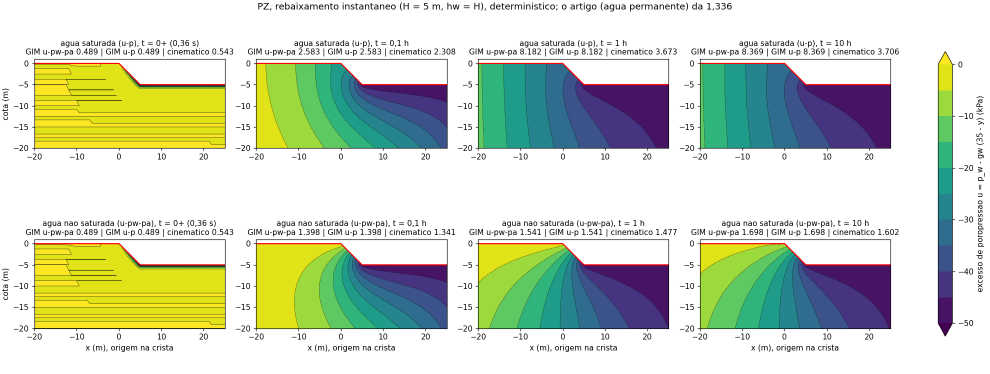
#> input picture Projects/CeronCinematico/figs/instantaneo_pz.png, 1980 x 748 px (shown at 1/2 size); its folder holds only this picture in this run
$ python fig4c_ceron.py figs/instantaneo_pz.png
#> lines starting #> are read from the running program, lines starting #| are printed output that depends on the picture
### Projects/CeronCinematico/estudo_contorno.py
#!/usr/bin/env python3
"""estudo_contorno.py: o Gamma deterministico do Ceron (2025) com percolacao PERMANENTE saturada (Eqs. 19-21),
variando o dominio e as condicoes de contorno da agua, para achar o que leva ao 1,336 do artigo (Fig. 24).

Malha propria (estruturada mapeada, P1), c = 10, phi = 30, gamma = 20, H = 5, beta = 45, hw = H, k isotropico.
O Gamma e o do metodo cinematico (cinematico.minimizar), que no passo 1 coincidiu com o GIM extrapolado (+0,3%).

    python3 -I estudo_contorno.py            -> tabela no terminal e dados/estudo_contorno.csv
"""
import csv
import math
import os
import sys
import time

import numpy as np
import scipy.sparse as sp
import scipy.sparse.linalg as spl

sys.path.insert(0, os.path.dirname(os.path.abspath(__file__)))
import cinematico as k  # noqa: E402

GW = k.GAMMA_W
H, BETA = 5.0, math.radians(45.0)


def graduada(a, b, h_fino, h_grosso, foco):
    """Pontos de a a b, espacamento h_fino perto de foco (lista de pontos) e crescendo ate h_grosso."""
    xs = [a]
    while xs[-1] < b - 1e-9:
        d = min(abs(xs[-1] - f) for f in foco)
        h = min(h_grosso, h_fino + 0.25 * d)
        xs.append(min(b, xs[-1] + h))
    return np.array(xs)


def malha(Le, Ld, D, h=0.125):
    """Dominio: crista de -Le a 0, face de 0 a xT, terreno do pe de xT a xT + Ld, base em y = H + D (y para baixo)."""
    tal = k.Talude(H=H, beta=BETA, x_esq=-Le, x_dir=H / math.tan(BETA) + Ld, y_base=H + D)
    xT = tal.xT
    xs = np.unique(np.r_[graduada(-Le, xT + Ld, h, 2.0, [0.0, xT]), 0.0, xT])
    eta = graduada(0.0, 1.0, h / (H + D), 2.0 / (H + D), [0.0])   # fino perto da superficie
    nx, ny = len(xs), len(eta)
    ys = tal.y_sup(xs)
    X = np.repeat(xs[:, None], ny, 1)
    Y = ys[:, None] + (tal.y_base - ys[:, None]) * eta[None, :]
    xy = np.c_[X.ravel(), Y.ravel()]
    idx = np.arange(nx * ny).reshape(nx, ny)
    a, b, c, d = idx[:-1, :-1].ravel(), idx[1:, :-1].ravel(), idx[1:, 1:].ravel(), idx[:-1, 1:].ravel()
    tri = np.r_[np.c_[a, b, c], np.c_[a, c, d]]
    return tal, xy, tri


def permanente(xy, tri, tal, esq, dir_, base, hw=H):
    """div(grad u) = 0; Dirichlet na crista (0), na face (-gw y ate hw, -gw hw abaixo) e no terreno do pe (-gw hw).
    esq / dir_ / base: None (sem fluxo) ou o valor de u ('0' ou 'hw' = -gw hw)."""
    n = len(xy)
    P = xy[tri]
    B = np.stack([P[:, 1] - P[:, 0], P[:, 2] - P[:, 0]], axis=2)
    A = 0.5 * np.abs(np.linalg.det(B))
    G = np.einsum("kji,jl->kil", np.linalg.inv(B), np.array([[-1.0, 1, 0], [-1.0, 0, 1]]))
    Ke = np.einsum("k,kia,kib->kab", A, G, G)
    K = sp.csr_matrix((Ke.ravel(), (np.repeat(tri, 3, 1).ravel(), np.tile(tri, (1, 3)).ravel())), shape=(n, n))
    x, y = xy[:, 0], xy[:, 1]
    t = 1e-7
    ud = np.full(n, np.nan)
    val = {"0": 0.0, "hw": -GW * hw}
    if base is not None:
        ud[np.abs(y - tal.y_base) < t] = val[base]
    if esq is not None:
        ud[np.abs(x - tal.x_esq) < t] = val[esq]
    if dir_ is not None:
        ud[np.abs(x - tal.x_dir) < t] = val[dir_]
    sup = np.abs(y - tal.y_sup(x)) < t
    ud[sup & (x <= t)] = 0.0
    face = sup & (x > t) & (x < tal.xT - t)
    ud[face] = np.where(y[face] <= hw, -GW * y[face], -GW * hw)
    ud[sup & (x >= tal.xT - t)] = -GW * hw
    D = ~np.isnan(ud)
    u = np.where(D, ud, 0.0)
    F = ~D
    u[F] = spl.spsolve(K[F][:, F].tocsc(), -K[F][:, D] @ u[D])
    return u


DOMINIOS = {  # (Le, Ld, D) em m
    "notebook (3,5H; 3H; 3H)": (17.5, 15.0, 15.0),
    "nosso transiente (7H; 6H; 6H)": (35.0, 30.0, 30.0),
    "artigo Fig.4 aprox. (13H; 2H; 8H)": (65.0, 10.0, 40.0),
}
CONTORNOS = {  # (esq, dir, base)
    "A: so crista/face/pe (resto sem fluxo; notebook cel. 1)": (None, None, None),
    "B: + esq u=0, dir u=-gw hw (notebook cel. 9)": ("0", "hw", None),
    "C: tudo Dirichlet (dOmega_v vazio): esq 0, base 0, dir -gw hw": ("0", "hw", "0"),
    "D: esq 0, base 0, dir sem fluxo": ("0", None, "0"),
}


# [21 lines left out: function main, not called in this run]


# [2 lines that do not run on import are left out]

### Projects/CeronCinematico/cinematico.py
"""Abordagem cinematica (limite superior) de Vargas Ceron et al. (2025),
IJNAMG 49(11):2459-2491, doi 10.1002/nag.3993.

Convencoes (as do artigo, Figs. 1, 2 e 7):
  * origem O na aresta da crista; x horizontal para fora do talude;
    y VERTICAL PARA BAIXO (profundidade abaixo da crista);
  * crista: y = 0, x <= 0; face: de O ate o pe T = (H/tan(beta), H);
    terreno a frente do pe: y = H, x >= H/tan(beta);
  * o bloco gira em torno de C = (Cx, -Cy) (Cy > 0 = altura de C acima da
    crista); theta e medido a partir da direcao -x, girando para baixo:
        P(theta) = (Cx - r cos(theta), -Cy + r sin(theta)),
        U = omega r e_theta,  e_theta = (sin(theta), cos(theta));
  * u = p - gamma_w y e o excesso de poropressao (p total, compressao > 0);
    as forcas de corpo sao gamma' e_y - grad u (gamma' = peso efetivo).

Fator de estabilidade (Eq. 54): Gamma = P_mr / (P_gamma + P_u), com
    P_mr    = dissipacao na descontinuidade,
    P_gamma = int_bloco gamma' e_y . U dA,
    P_u     = int_bloco (-grad u) . U dA.
Gamma multiplica TODAS as forcas de corpo (peso e percolacao).

Duas implementacoes:
  1. classica (homogenea): mecanismos (I) e (II) em forma fechada
     (Eqs. 42-53; o (II) com o triangulo C-T-B, que o artigo omite);
  2. geral (heterogenea): espiral por trechos com foco C unico, arcos de
     comprimento ~H/100, phi_i = max de phi(x) ao longo do proprio arco
     (o minimo que a normalidade pede), c e phi locais na dissipacao, e
     integracao numerica sobre o bloco (tambem com C atras da reta da face).
"""
from __future__ import annotations

import math
import time
from dataclasses import dataclass, field

import numpy as np
from scipy import optimize
from scipy.spatial import cKDTree
from matplotlib.tri import Triangulation

GAMMA_W = 9.81
INF = float("inf")


# ----------------------------------------------------------------------------
# Geometria
# ----------------------------------------------------------------------------
@dataclass
class Talude:
    """Talude simples. Coordenadas do artigo (y para baixo, O na crista).

    x_esq, x_dir: limites laterais do dominio; y_base: profundidade da base
    (rigida ou fundo do dominio), medida a partir da crista."""
    H: float
    beta: float                 # inclinacao da face (rad)
    x_esq: float = -INF
    x_dir: float = INF
    y_base: float = INF

    @property
    def xT(self) -> float:
        return self.H / math.tan(self.beta)

    def y_sup(self, x):
        """Profundidade da superficie do terreno em x (vetorizado)."""
        x = np.asarray(x, float)
        return np.where(x <= 0.0, 0.0,
                        np.where(x < self.xT, x * math.tan(self.beta), self.H))

    # [6 lines left out: function y_sup_escalar, not called in this run]


# ----------------------------------------------------------------------------
# Campos (c, phi, excesso de poropressao u)
# ----------------------------------------------------------------------------
class CampoUniforme:
    """c e phi constantes; u = 0 (talude seco ou sem percolacao).

    gamma_ef: peso especifico usado em P_gamma (gamma' com agua, gamma total
    no talude seco)."""
    uniforme = True
    tem_potencial = True

    # [4 lines left out: function __init__, not called in this run]

    def c(self, x, y):
        return np.full(np.shape(x), self.c0)

    def phi(self, x, y):
        return np.full(np.shape(x), self.phi0)

    def u(self, x, y):
        return np.zeros(np.shape(x))

    def grad_u(self, x, y):
        z = np.zeros(np.shape(x))
        return z, z

    def phi_max_arco(self, xs, ys, flecha=0.0) -> float:
        return self.phi0


class CampoMalha:
    """Campos nodais P1 numa malha de triangulos (a malha do transiente
    exportada pelo NeoPZ). Coordenadas ja no sistema do artigo.

    * c, phi, u: interpolacao linear por triangulo (os nos sao os vertices);
    * grad u: gradiente constante por triangulo (P1);
    * phi_max_arco: limite superior do maximo de phi(x) P1 ao longo de um
      arco amostrado (localizacao exata pelo trifinder).
    Pontos fora da malha (ar, por arredondamento) usam extrapolacao linear
    do triangulo mais proximo (pelo centroide)."""
    uniforme = False
    tem_potencial = True

    # [46 lines left out: functions __init__, _triangulo, _avalia, not called in this run]

    def c(self, x, y):
        return self._avalia("c", x, y)

    def phi(self, x, y):
        return self._avalia("phi", x, y)

    def u(self, x, y):
        return self._avalia("u", x, y)

    # [94 lines left out: functions grad_u, phi_max_arco, ler_exportacao, _dissip_fechada, _f1, _tri_mom, not called in this run]


@dataclass
class MecanismoClassico:
    classe: str                     # 'I' (sai na face) ou 'II' (abaixo do pe)
    t1: float
    t2: float
    p3: float                       # eta (I) ou D (II)
    r0: float = 0.0
    rh: float = 0.0
    Cx: float = 0.0
    Cy: float = 0.0
    xA: float = 0.0
    xB: float = 0.0
    yB: float = 0.0
    Pmr: float = 0.0                # por omega
    Pg: float = 0.0                 # por omega
    Gamma: float = INF
    valido: bool = False
    f: tuple = ()


    # [117 lines left out: functions espiral, mecanismo_classico, minimizar_classico, fs_classico, ponto_superficie, not called in this run]


def coordenada_superficie(xB, yB, talude: Talude):
    return yB - talude.H if xB <= talude.xT else xB - talude.xT


def classico_para_geral(m: MecanismoClassico):
    """Parametros (sB, theta2, rB) do mecanismo geral equivalente."""
    return m.sB, m.t2, m.rh


# ----------------------------------------------------------------------------
# 2. Mecanismo geral: espiral por trechos (Secao 5.2, Fig. 11)
# ----------------------------------------------------------------------------
@dataclass
class Mecanismo:
    sB: float                   # parametros: B na superficie, theta2, rB = |CB|
    t2: float
    rB: float
    xA: float = 0.0
    xB: float = 0.0
    yB: float = 0.0
    Cx: float = 0.0
    Cy: float = 0.0
    th: np.ndarray = field(default_factory=lambda: np.zeros(0))   # n+1 juncoes (A..B)
    r: np.ndarray = field(default_factory=lambda: np.zeros(0))    # n+1 raios
    tp: np.ndarray = field(default_factory=lambda: np.zeros(0))   # n tan(phi_i)
    classe: str = ""            # 'I' (B na face ou no pe), 'II' (abaixo do pe)
    motivo: str = ""            # por que e invalido
    Pmr: float = 0.0            # potencias por omega
    Pg: float = 0.0
    Pu: float = 0.0
    Pu_contorno: float = float("nan")
    viol_normalidade: float = 0.0   # maior phi(x) - phi_i nos pontos de Gauss (graus)
    Gamma: float = INF

    @property
    def valido(self):
        return self.classe != "" and np.isfinite(self.Gamma)

    @property
    def t1(self):
        return float(self.th[0])

    @property
    def r0(self):
        return float(self.r[0])

    # [157 lines left out: functions pontos, _dtheta_arco_tras, construir_espiral, not called in this run]


_GL = {n: np.polynomial.legendre.leggauss(n) for n in range(1, 13)}


# [73 lines left out: functions _gauss_intervalos, _cruzamentos, not called in this run]


TOL_NORMALIDADE = 1e-6      # graus


# [112 lines left out: functions potencias, avaliar, not called in this run]


# ----------------------------------------------------------------------------
# Minimizacao (Eq. 55) para o mecanismo geral
# ----------------------------------------------------------------------------
def _dmax(talude):
    H = talude.H
    return min(3.0 * H, talude.x_dir - talude.xT) if np.isfinite(talude.x_dir) else 3.0 * H


# [19 lines left out: function _candidatos, not called in this run]


@dataclass
class Resultado:
    Gamma: float
    mecanismo: Mecanismo
    por_classe: dict            # 'I' (face ou pe, eta <= 1) e 'II' (abaixo do pe)
    n_aval: int
    tempo_s: float
    n_normalidade: int = 0      # avaliacoes descartadas por phi(x) > phi_i (deve ser 0)
    n_phi_nao_conv: int = 0     # avaliacoes descartadas: phi_i sem convergencia


# [91 lines left out: functions _z_para_param, _param_para_z, minimizar, avaliar_realizacao, not called in this run]

### Projects/CeronCinematico/fig4c_ceron.py
#!/usr/bin/env python3
"""fig4c_ceron.py: as forcas de percolacao -grad u (Fig. 4c do Ceron 2025) com o contorno que reproduz a Fig. 4b
(lateral esquerda e base u = 0, lateral direita sem fluxo; dominio 14H x 2,8H x 8,4H, o que da Gamma = 1,337), por
cima da figura do artigo (pagina 8 a 300 dpi) e sozinhas.
    python3 -I fig4c_ceron.py <pagina8.png>   -> figs/fig4c_reproducao.png/.pdf"""
import os, sys
import numpy as np
import matplotlib
matplotlib.use("Agg")
import matplotlib.pyplot as plt
from matplotlib.tri import Triangulation
from PIL import Image
sys.path.insert(0, os.path.dirname(os.path.abspath(__file__)))
import estudo_contorno as e

pag = Image.open(sys.argv[1]).convert("L")
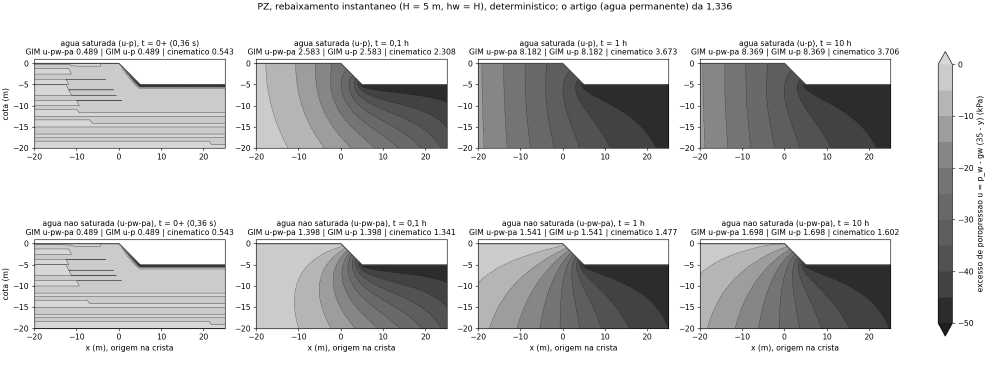
#> pag: PIL image 1980x748 L (shown at 1/2 size); min 0, max 255, mean 208.9
W, Hp = pag.size
img = np.array(pag)[int(Hp * 0.37):int(Hp * 0.53), int(W * 0.51):W - int(W * 0.07)]
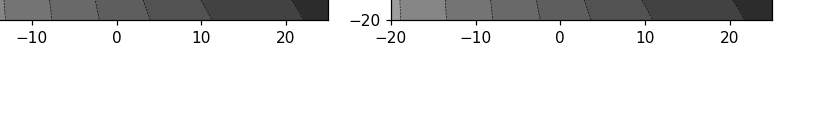
#> img: shape (120, 833); min 0, max 255, mean 227.2
PX_CRISTA, PY_CRISTA, S = 445.0, 129.0, 262.5        # crista e H em pixels no recorte (face a 45 graus)

e.H = 1.0
tal, xy, tri = e.malha(14.0, 2.8, 8.4, 0.02)
u = e.permanente(xy, tri, tal, "0", None, "0", hw=1.0)       # excesso de poropressao (gw hw = 9,81)
T = Triangulation(xy[:, 0], -xy[:, 1], tri)                   # y para cima
P = xy[tri]
M = np.concatenate([np.ones((len(tri), 3, 1)), P[:, :, :1], -P[:, :, 1:]], axis=2)
coef = np.linalg.solve(M, u[tri][..., None])[..., 0]                           # u = a + bx x + by y (y para cima)
fx, fy = -coef[:, 1], -coef[:, 2]                             # -grad u (kN/m3)
finder = T.get_trifinder()
gx, gy = np.meshgrid(np.arange(-1.6, 2.1, 0.07), np.arange(-1.5, 0.0, 0.07))
it = finder(gx, gy)
ok = it >= 0
X, Y = gx[ok], gy[ok]
U, V = fx[it[ok]], fy[it[ok]]

fig, ax = plt.subplots(1, 2, figsize=(16, 4.6), layout="constrained")
ext = (-PX_CRISTA / S, (img.shape[1] - PX_CRISTA) / S, -(img.shape[0] - PY_CRISTA) / S, PY_CRISTA / S)
ax[0].imshow(img, cmap="gray", extent=ext)
esp = (np.round(X / 0.07) % 2 == 0) & (np.round(Y / 0.07) % 2 == 0)     # metade das setas no painel sobreposto
ax[0].quiver(X[esp], Y[esp], U[esp], V[esp], color="r", alpha=0.6, angles="xy", scale_units="xy", scale=110,
             width=0.0018, headwidth=4)
ax[1].quiver(X, Y, U, V, color="k", angles="xy", scale_units="xy", scale=110, width=0.0016, headwidth=4)
for a in ax:
    a.plot([-1.7, 0, 1, 2.2], [0, 0, -1, -1], "k", lw=1)
    a.set_xlim(-1.65, 2.2); a.set_ylim(-1.5, 0.15); a.set_aspect("equal")
    a.set_xlabel("x / H (origem na crista)"); a.set_ylabel("cota / H")
ax[0].set_title("Fig. 4c do Ceron (cinza) x a nossa -grad u (vermelho)")
ax[1].set_title("a nossa -grad u: esq. e base u = 0, dir. sem fluxo, dominio 14H x 2,8H x 8,4H")
for ext_ in ("png", "pdf"):
    fig.savefig(os.path.join("figs", "fig4c_reproducao." + ext_), dpi=120)
#> this loop made 2 passes
#> pass 1, `fig.savefig(os.path.join("figs", "fig4c_reproducao." + ext_), dpi=120)`:
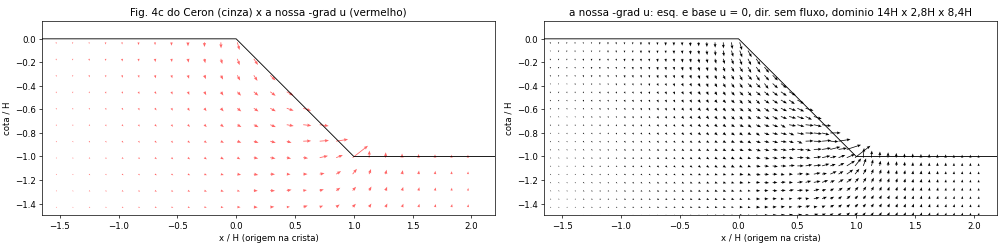
#> figure drawn by matplotlib, 2 panels

$ run again, on Projects/CeronCinematico/figs/pz_contorno_ceron.png
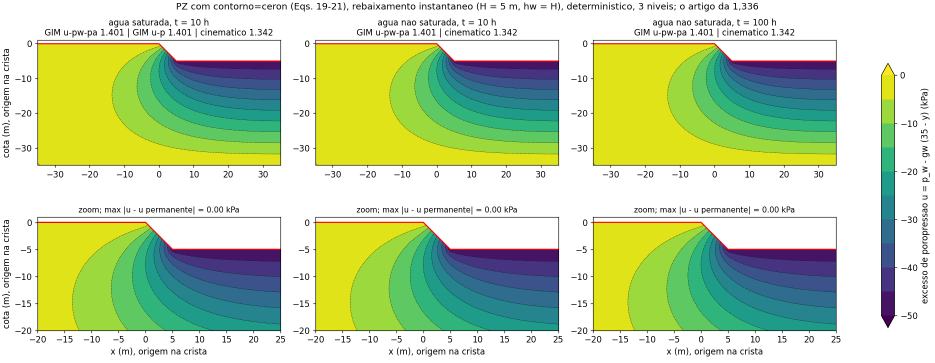
#> input picture Projects/CeronCinematico/figs/pz_contorno_ceron.png, 1870 x 726 px (shown at 1/2 size)
#> `pag = Image.open(sys.argv[1]).convert("L")`:
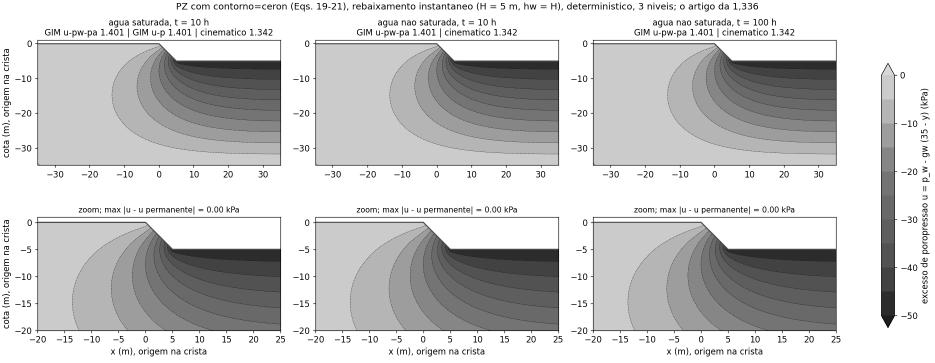
#> pag: PIL image 1870x726 L (shown at 1/2 size); min 0, max 255, mean 200.9
#> `img = np.array(pag)[int(Hp * 0.37):int(Hp * 0.53), int(W * 0.51):W - i..`:
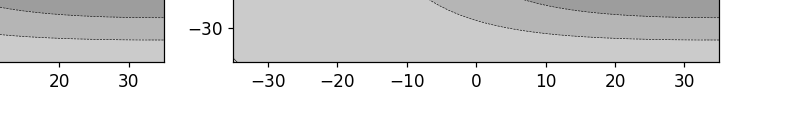
#> img: shape (116, 787); min 0, max 255, mean 221.1

$ run again, on Projects/CeronCinematico/figs/mc10000.png
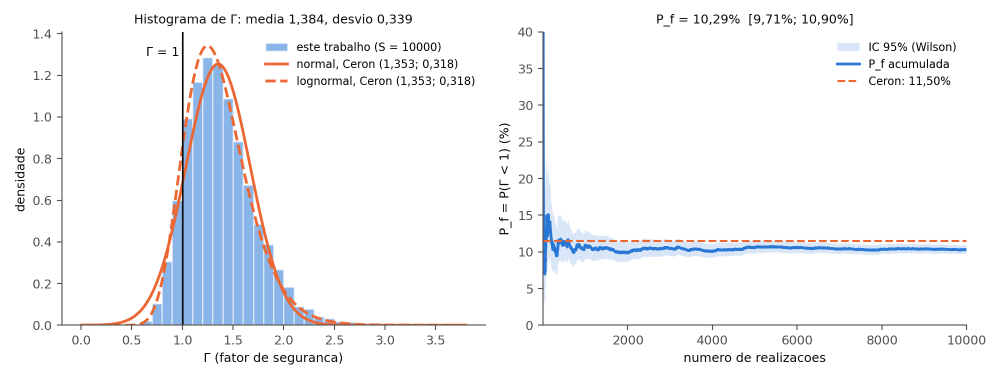
#> input picture Projects/CeronCinematico/figs/mc10000.png, 2000 x 760 px (shown at 1/2 size)
#> `pag = Image.open(sys.argv[1]).convert("L")`:
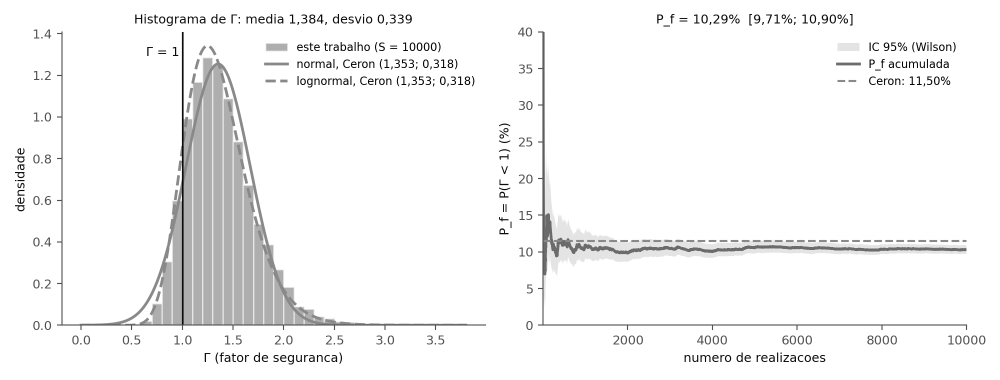
#> pag: PIL image 2000x760 L (shown at 1/2 size); min 0, max 255, mean 244.5
#> `img = np.array(pag)[int(Hp * 0.37):int(Hp * 0.53), int(W * 0.51):W - i..`:
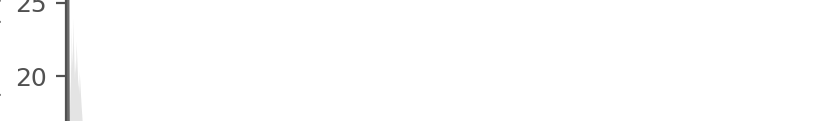
#> img: shape (121, 840); min 81, max 255, mean 253.4

$ run again, on Projects/CeronCinematico/figs/piloto200.png
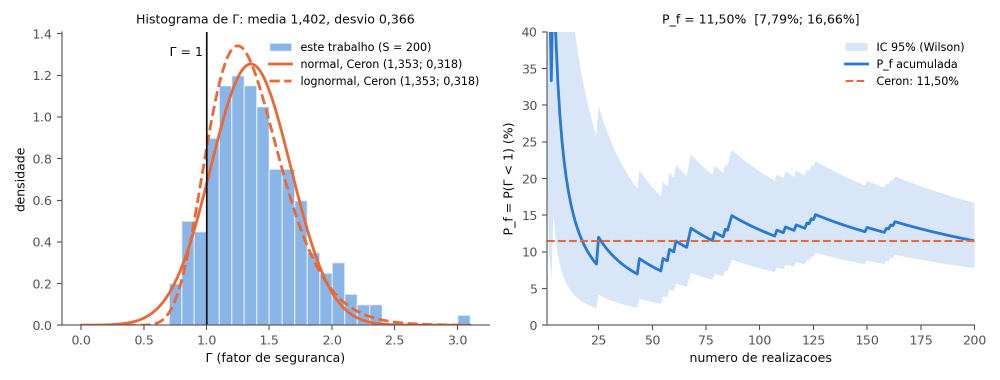
#> input picture Projects/CeronCinematico/figs/piloto200.png, 2000 x 760 px (shown at 1/2 size)
#> `img = np.array(pag)[int(Hp * 0.37):int(Hp * 0.53), int(W * 0.51):W - i..`:
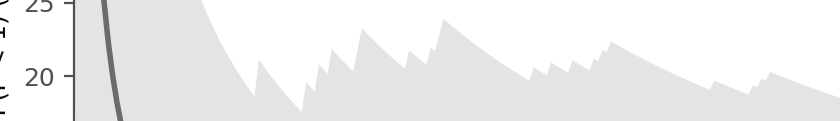
#> img: shape (121, 840); min 12, max 255, mean 239.6
#> the loop `for ext_ in ("png", "pdf"):` made 2 passes
#> pass 1, `fig.savefig(os.path.join("figs", "fig4c_reproducao." + ext_), dpi=120)`:
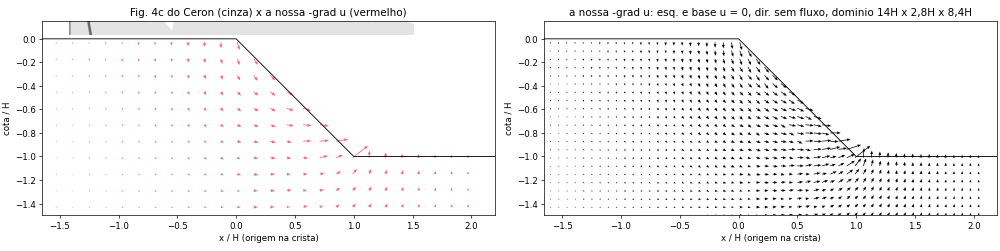
#> figure drawn by matplotlib, 2 panels
